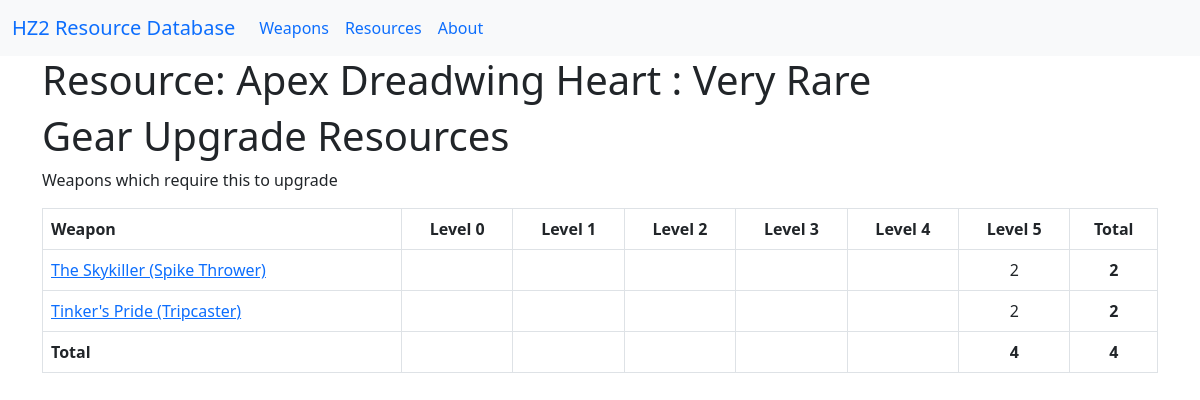
/resource/1, run on the app's committed database.
### hz2/models.py (models this page shows, shortened)
class Resource(db.Model):
    id = db.Column(db.Integer, primary_key=True)
    title = db.Column(db.Text, nullable=False, unique=True)
    rarity_id = db.Column(db.Integer, db.ForeignKey('rarity.id'), nullable=False)
    type_id = db.Column(db.Integer, db.ForeignKey('resource_type.id'), nullable=False)
    requirements = db.relationship('Weapon_requirement', backref='resource', lazy=True)
    def __repr__(self):
        return f"Resource('{self.title}', '{self.rarity.title}', '{self.type.title}')"

class Rarity(db.Model):
    id = db.Column(db.Integer, primary_key=True)
    title = db.Column(db.Text, nullable=False, unique=True)
    sortOrder = db.Column(db.Integer, unique=True)
    weapons = db.relationship('Weapon', backref='rarity', lazy=True)
    resources = db.relationship('Resource',backref='rarity', lazy=True)

class Resource_type(db.Model):
    id = db.Column(db.Integer, primary_key=True)
    title = db.Column(db.Text, nullable=False, unique=True)
    sortOrder = db.Column(db.Integer, unique=True)
    resources = db.relationship('Resource',backref='type', lazy=True)

class Weapon_requirement(db.Model):
    id = db.Column(db.Integer, primary_key=True)
    amt_required = db.Column(db.Integer, nullable=False)
    level = db.Column(db.Integer, nullable=False)
    weapon_id = db.Column(db.Integer, db.ForeignKey('weapon.id'), nullable=False)
    resource_id = db.Column(db.Integer, db.ForeignKey('resource.id'), nullable=False)
    def __repr__(self):
        return f"Weapon_requirement('{self.weapon_id}','{self.level}','{self.resource.title}','{self.resource.type.title}','{self.resource.rarity.title}','{self.amt_required}')"

### hz2/routes.py (the view)
@app.route("/resource/<id>")
def resource_detail(id):
    resource = Resource.query.filter_by(id=id).first()
    log.info(f"Got resource id : {id} results: {resource}")
    if resource == None:
        log.info(f"Load resource not found page")
        return render_template('not_found.html',title='Resource not found', thing='resource')
    weapons = Weapon_requirement.query.filter_by(resource_id=id).all()
    if len(weapons) == 0:
        log.info(f"No weapons require this resource")
        return render_template('resource.html', title=f"Resource - {resource.title}", resource=resource, header_row=None)
    log.info(f"Resource id : {id} is used by: {len(weapons)} weapons")
    log.debug(f"Weapons requiring resource: {resource} weapons: {weapons}")
    log.info(f"Building list for panda")
    x_tmp_list=[]
    for x in range(0,6):
        x_tmp_list.append(['skip','Force minimum number of pivot columns',f'Level {x}',0])
    for req in weapons:
        x_tmp_list.append([req.weapon_id,f"{req.weapon.title} ({req.weapon.type.title})",req.level,req.amt_required])
    log.debug(f"x_tmp_list:\n {x_tmp_list}")
    log.info("Loading list into panda dataframe")
    x_tmp_df = pd.DataFrame(x_tmp_list, columns= ['weapon_id','weapon','level','amt_req'])
    log.debug(f"dataframe: {x_tmp_df}")
    log.info('Creating pivot table from dataframe')
    x_tmp_pivotTable = x_tmp_df.pivot_table(index=['weapon','weapon_id'],columns='level',values='amt_req', aggfunc=['sum'], margins=True, margins_name='Total').fillna(0).astype(int)
    log.debug(f"pivottable: {x_tmp_pivotTable}")
    log.info('Transform pivot data: Step 1 - pivot table -> csv string')
    x_tmp_pivot_string = x_tmp_pivotTable.to_csv(quoting=csv.QUOTE_NONNUMERIC,float_format=None)
    log.debug(f"pivottable -> string: {x_tmp_pivot_string}")
    log.info('Transform pivot data: Step 2 - csv string -> list')
    x_tmp_pivot_list = list(csv.reader(x_tmp_pivot_string.split('\n')))
    log.debug(f"string -> list: {x_tmp_pivot_list}")
    log.info('Transform pivot data: Step 3 - Create table header. Transform table data')
    del x_tmp_pivot_list[len(x_tmp_pivot_list)-1:len(x_tmp_pivot_list)]
    tbl_data = []
    r_numb = 0
    for x in x_tmp_pivot_list:
        if r_numb == 0 or r_numb == 2 or x[1] == 'skip': # do not append
            log.debug(f"{r_numb} : Skipped : {x}")
        elif r_numb == 1: # here is the header
            log.debug(f"{r_numb} : Header : {x}")
            headings = x
            headings[0] = 'Weapon'
            log.debug(f"Table Header: {headings}")
        else: # this is data. Make it pretty
            log.debug(f"{r_numb} : MakePrtty : {x}")
            for col in range(2,len(x)):
                orgVal = x[col]
                testVal = int(x[col])
                if testVal > 0:
                    x[col] = '{:,}'.format(testVal)
                else:
                    x[col] = ""
            tbl_data.append(x)
        r_numb +=1
    log.debug(f"Table Data: {tbl_data}")
    log.info(f"Load resource page headers and data")
    return render_template('resource.html', title=f"Resource - {resource.title}", resource=resource, header_row=headings, data=tbl_data)

### hz2/templates/resource.html
{% extends "layout.html" %}
{% block content %}
<h1> Resource: {{ resource.title }} : {{ resource.rarity.title }}</h1>
<h1> {{ resource.type.title }}</h1>
{% if header_row %}
    <p>Weapons which require this to upgrade</p>
    <table class="table table-hover table-bordered" id='myTable'>
        <tr>
            <th>{{ header_row[0] }}</th>
            <th class="text-center">{{ header_row[2] }}</th>
            <th class="text-center">{{ header_row[3] }}</th>
            <th class="text-center">{{ header_row[4] }}</th>
            <th class="text-center">{{ header_row[5] }}</th>
            <th class="text-center">{{ header_row[6] }}</th>
            <th class="text-center">{{ header_row[7] }}</th>
            <th class="text-center">{{ header_row[8] }}</th>
        </tr>
        {% for row in data %}
        <tr>
            {% if row[0] == 'Total' %}
                <td><strong>{{ row[0] }}</td>
                <td class="text-center"><strong>{{ row[2] }}</strong></td>
                <td class="text-center"><strong>{{ row[3] }}</strong></td>
                <td class="text-center"><strong>{{ row[4] }}</strong></td>
                <td class="text-center"><strong>{{ row[5] }}</strong></td>
                <td class="text-center"><strong>{{ row[6] }}</strong></td>
                <td class="text-center"><strong>{{ row[7] }}</strong></td>
                <td class="text-center"><strong>{{ row[8] }}</strong></td>
            {% else %}
                <td><a href="{{ url_for('weapon_detail', weapon_id=row[1]) }}" class="link-primary">{{ row[0] }}</a></td>
                <td class="text-center">{{ row[2] }}</td>
                <td class="text-center">{{ row[3] }}</td>
                <td class="text-center">{{ row[4] }}</td>
                <td class="text-center">{{ row[5] }}</td>
                <td class="text-center">{{ row[6] }}</td>
                <td class="text-center">{{ row[7] }}</td>
                <td class="text-center"><strong>{{ row[8] }}</strong></td>
            {% endif %}
        </tr>
        {% endfor %}
    </table>
    {% else %}
    <p>No weapons found in database that require this to upgrade</p>
{% endif %}
{% endblock content %}

### data on the page
Resource: title "Apex Dreadwing Heart"
Rarity: rarity "Very Rare"
Resource_type: type "Gear Upgrade Resources"
Weapon_requirement: level "Level 5"

### other printed values
{{ header_row[0] }} "Weapon"
{{ header_row[2] }} "Level 0"
{{ header_row[3] }} "Level 1"
{{ header_row[4] }} "Level 2"
{{ header_row[5] }} "Level 3"
{{ header_row[6] }} "Level 4"
{{ header_row[8] }} "Total"
{{ row[0] }} "The Skykiller (Spike Thrower)" "Tinker's Pride (Tripcaster)"
{{ row[7] }} "2" "2"
{{ row[8] }} "2" "2"
{{ row[0] }} "Total"
{{ row[7] }} "4"
{{ row[8] }} "4"
